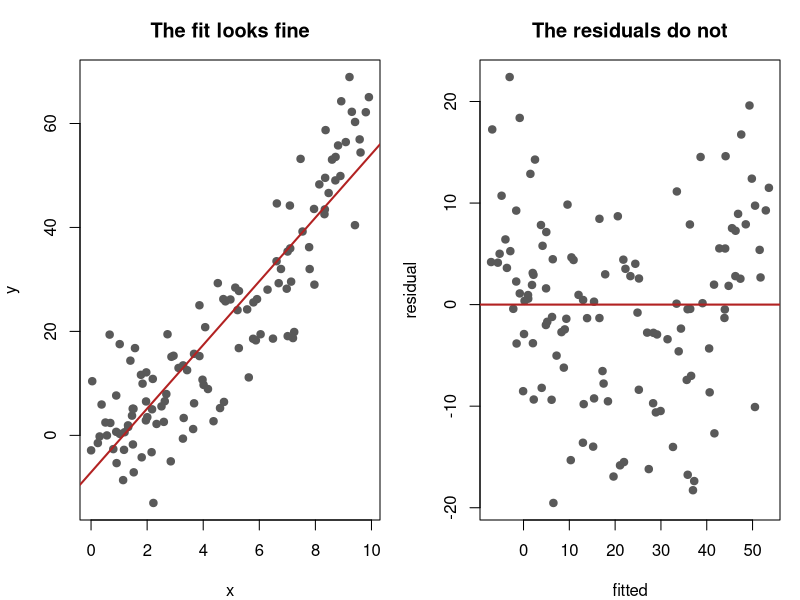
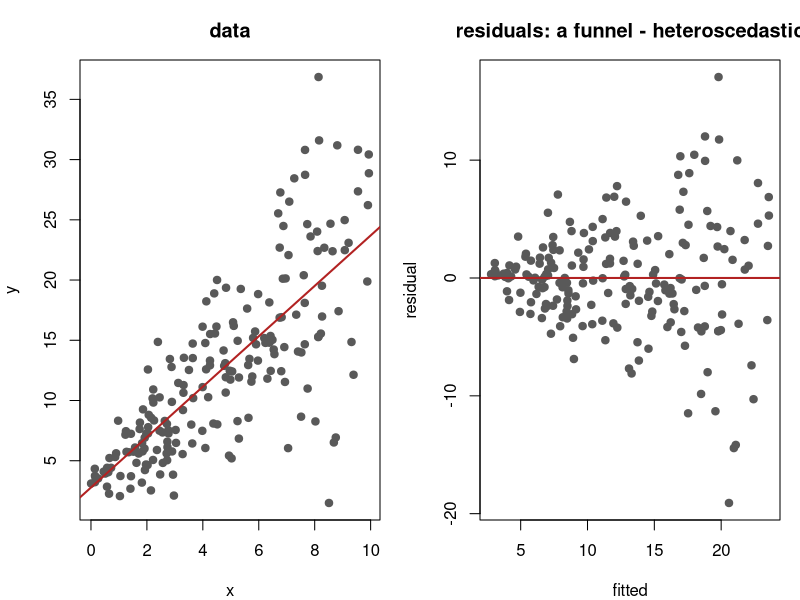
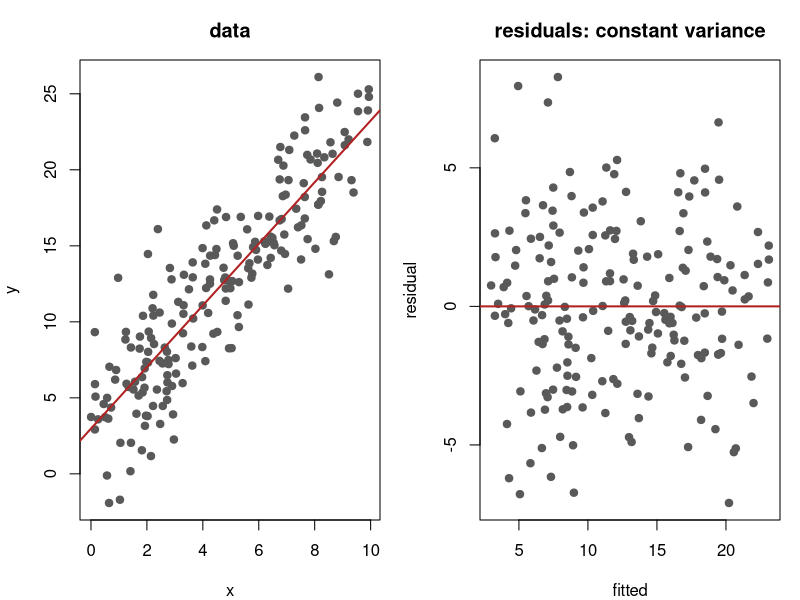
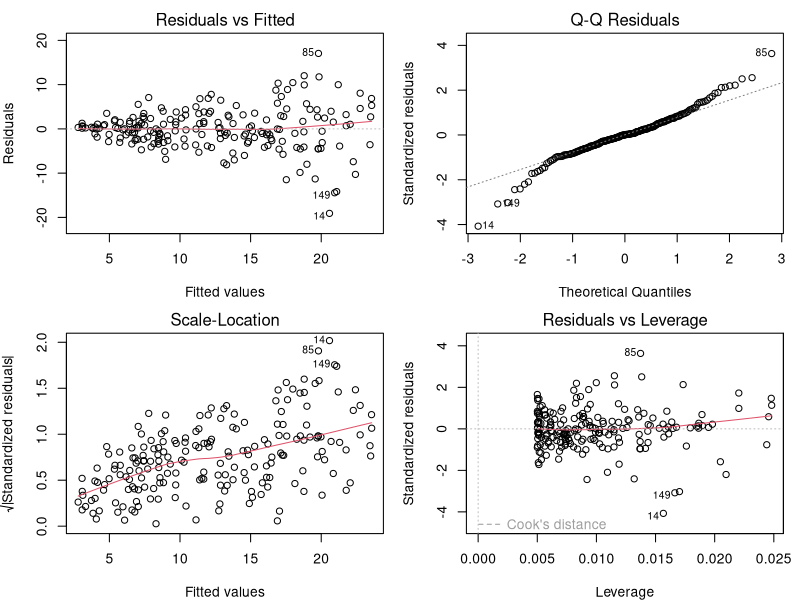
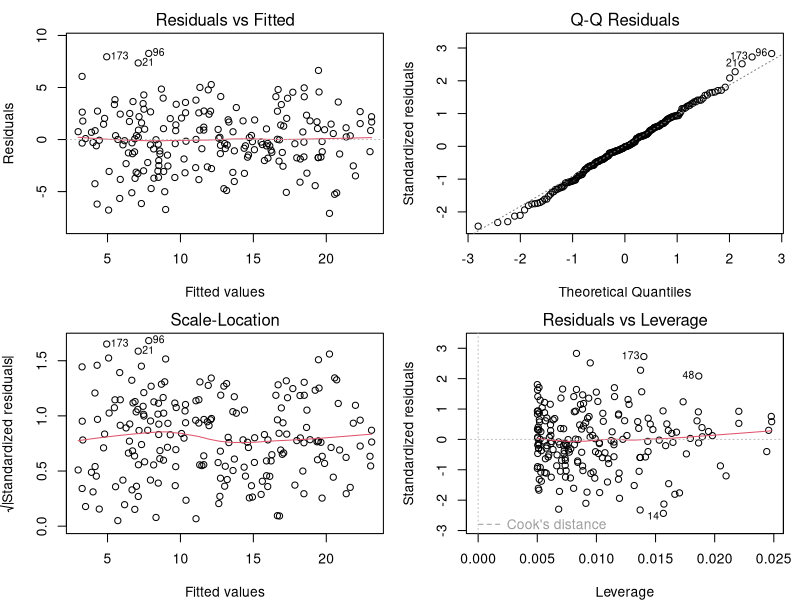
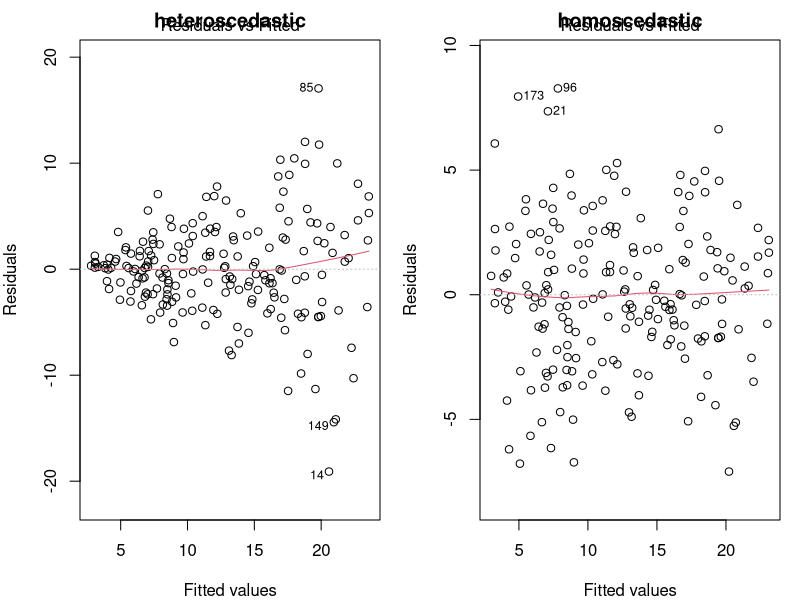
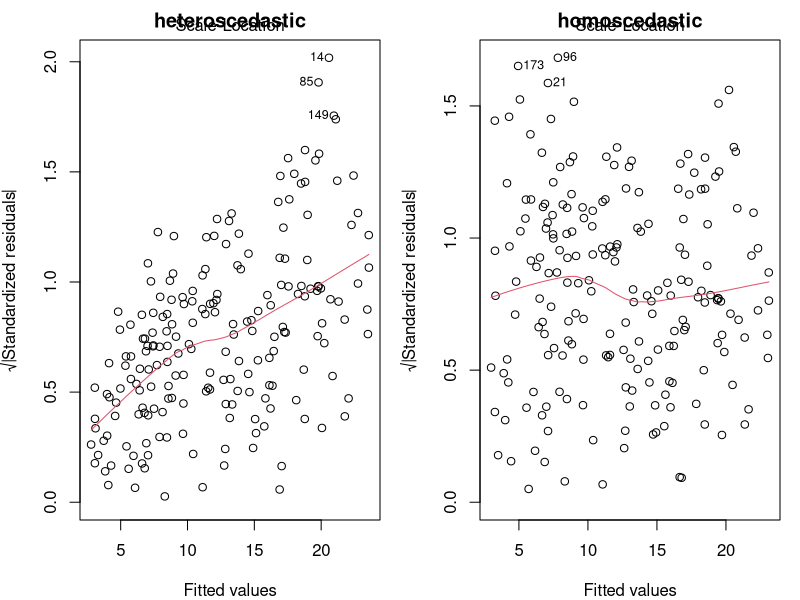
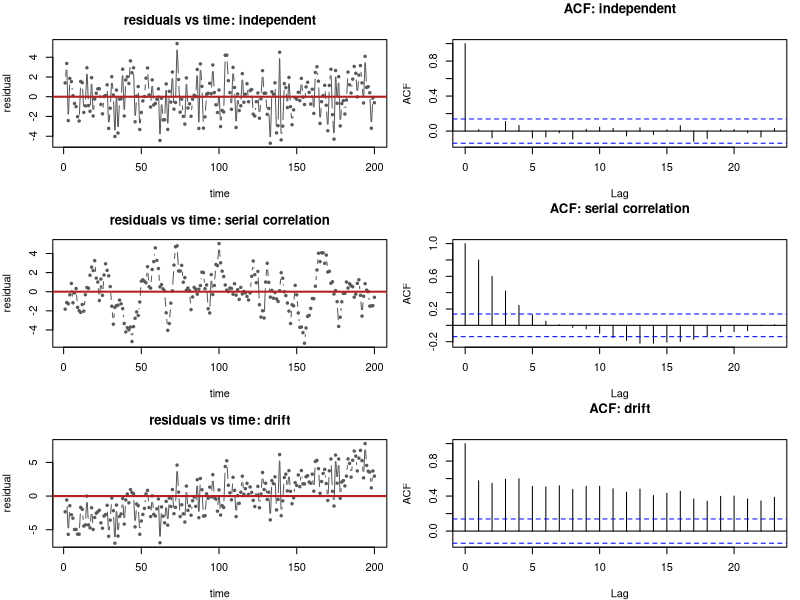

These charts were generated, in order, by the following R code:
## ---- chunk 1
knitr::opts_chunk$set(echo = TRUE)
## ---- chunk 2
set.seed(6101)
x <- runif(120, 0, 10)
y <- 2 + 0.6 * x^2 + rnorm(120, 0, 8)      # the truth is a CURVE, x^2
fit <- lm(y ~ x)

signif(c(r_squared = summary(fit)$r.squared,
         pval_slope = coef(summary(fit))["x", "Pr(>|t|)"]), 3)
## ---- chunk 3

set.seed(6101)
x <- runif(120, 0, 10); y <- 2 + 0.6 * x^2 + rnorm(120, 0, 8)
fit <- lm(y ~ x)

par(mfrow = c(1, 2), mar = c(4, 4, 3, 1))
plot(x, y, pch = 19, col = "gray35", main = "The fit looks fine")
abline(fit, col = "firebrick", lwd = 2)
plot(fitted(fit), resid(fit), pch = 19, col = "gray35",
     main = "The residuals do not", xlab = "fitted", ylab = "residual")
abline(h = 0, col = "firebrick", lwd = 2)

## ---- chunk 4
set.seed(11)
x <- runif(200, 0, 10)
y <- 3 + 2 * x + rnorm(200, 0, 0.4 + 0.9 * x)   # spread grows with x
fit <- lm(y ~ x)

par(mfrow = c(1, 2), mar = c(4, 4, 3, 1))
plot(x, y, pch = 19, col = "gray35", main = "data")
abline(fit, col = "firebrick", lwd = 2)
plot(fitted(fit), resid(fit), pch = 19, col = "gray35",
     main = "residuals: a funnel - heteroscedastic", xlab = "fitted", ylab = "residual")
abline(h = 0, col = "firebrick", lwd = 2)
## ---- chunk 5
set.seed(11)
x <- runif(200, 0, 10)
y <- 3 + 2 * x + rnorm(200, 0, 3)   # constant spread: homoscedastic

fit <- lm(y ~ x)

par(mfrow = c(1, 2), mar = c(4, 4, 3, 1))
plot(x, y, pch = 19, col = "gray35", main = "data")
abline(fit, col = "firebrick", lwd = 2)
plot(fitted(fit), resid(fit), pch = 19, col = "gray35",
     main = "residuals: constant variance", xlab = "fitted", ylab = "residual")
abline(h = 0, col = "firebrick", lwd = 2)
## ---- chunk 6
set.seed(11)
x <- runif(200, 0, 10); y <- 3 + 2 * x + rnorm(200, 0, 0.4 + 0.9 * x)
fit <- lm(y ~ x)

par(mfrow = c(2, 2), mar = c(4, 4, 2, 1))
plot(fit)
## ---- chunk 7
set.seed(11)
x <- runif(200, 0, 10); y <- 3 + 2 * x + rnorm(200, 0, 3)   # constant sd
fit <- lm(y ~ x)

par(mfrow = c(2, 2), mar = c(4, 4, 2, 1))
plot(fit)
## ---- chunk 8
set.seed(11)
x <- runif(200, 0, 10)
z <- rnorm(200)

y_hetero <- 3 + 2 * x + z * (0.4 + 0.9 * x)
y_homo   <- 3 + 2 * x + z * 3

fit_hetero <- lm(y_hetero ~ x)
fit_homo   <- lm(y_homo ~ x)

# Rebuild the plotted quantities by hand: raw residuals vs fitted values
fit <- fit_homo
e    <- resid(fit)
yhat <- fitted(fit)
all.equal(e, unname(y_homo - yhat), check.attributes = FALSE)   # TRUE

# Forced by least squares, so identical in BOTH fits (nothing to learn here)
sum(resid(fit_homo));   sum(resid(fit_hetero))                  # ~0
cor(resid(fit_homo),   fitted(fit_homo))                        # ~0
cor(resid(fit_hetero), fitted(fit_hetero))                      # ~0

# Question 1: is the center zero everywhere?
# A linear trend is impossible, so test for curvature with a squared term
curv <- function(fit) {
  f <- fitted(fit); e <- resid(fit)
  summary(lm(e ~ f + I(f^2)))$coefficients["I(f^2)", c("Estimate", "Pr(>|t|)")]
}
curv(fit_homo)      # ~0, not significant (the true mean IS linear)
curv(fit_hetero)    # also ~0: a funnel is not curvature

# Question 2: is the spread constant?
# Compare residual sd in the lower vs upper half of the fitted values
spread_ratio <- function(fit) {
  f <- fitted(fit); e <- resid(fit)
  hi <- f > median(f)
  sd(e[hi]) / sd(e[!hi])
}
spread_ratio(fit_homo)      # near 1
spread_ratio(fit_hetero)    # well above 1

par(mfrow = c(1, 2))
plot(fit_hetero, which = 1, main = "heteroscedastic")
plot(fit_homo,   which = 1, main = "homoscedastic")
## ---- chunk 9
set.seed(11)
x <- runif(200, 0, 10)
z <- rnorm(200)

y_hetero <- 3 + 2 * x + z * (0.4 + 0.9 * x)
y_homo   <- 3 + 2 * x + z * 3

fit_hetero <- lm(y_hetero ~ x)
fit_homo   <- lm(y_homo ~ x)

# Rebuild the plotted quantity by hand
fit <- fit_homo
r <- resid(fit) / (summary(fit)$sigma * sqrt(1 - hatvalues(fit)))
all.equal(r, rstandard(fit))            # TRUE

mean(sqrt(abs(rstandard(fit_homo))))    # near 0.82
mean(sqrt(abs(rstandard(fit_hetero))))  # also near 0.82: the average hides the trend

# The trend is what differs: slope of sqrt|r| on fitted values
coef(lm(sqrt(abs(rstandard(fit_homo)))   ~ fitted(fit_homo)))[2]    # ~0
coef(lm(sqrt(abs(rstandard(fit_hetero))) ~ fitted(fit_hetero)))[2]  # clearly positive

par(mfrow = c(1, 2))
plot(fit_hetero, which = 3, main = "heteroscedastic")
plot(fit_homo,   which = 3, main = "homoscedastic")
## ---- chunk 10
set.seed(11)
n <- 200
t <- 1:n
x <- rnorm(n)

e_ind <- rnorm(n, 0, 2)
e_ar  <- as.numeric(arima.sim(list(ar = 0.8), n = n, sd = 2 * sqrt(1 - 0.8^2)))  # marginal sd = 2

y_ok    <- 3 + 2 * x + e_ind
y_serial <- 3 + 2 * x + e_ar
y_drift <- 3 + 2 * x + 0.04 * t + e_ind       # time trend we forgot to model

fits <- list(
  "independent"   = lm(y_ok ~ x),
  "serial correlation" = lm(y_serial ~ x),
  "drift"         = lm(y_drift ~ x)
)

par(mfrow = c(3, 2), mar = c(4, 4, 3, 1))
for (nm in names(fits)) {
  e <- resid(fits[[nm]])
  plot(t, e, type = "b", pch = 19, cex = 0.5, col = "gray35",
       main = paste("residuals vs time:", nm), xlab = "time", ylab = "residual")
  abline(h = 0, col = "firebrick", lwd = 2)
  acf(e, main = paste("ACF:", nm))
}

# One-number summaries
lag1 <- function(f) cor(resid(f)[-1], resid(f)[-n])
dw   <- function(f) { e <- resid(f); sum(diff(e)^2) / sum(e^2) }   # Durbin-Watson
sapply(fits, lag1)   # ~0 for independent; ~0.8 for serial; high for drift
sapply(fits, dw)     # ~2 is healthy; well below 2 means positive serial correlation
## ---- chunk 11
set.seed(11)
n_users <- 200; m <- 10
user <- rep(1:n_users, each = m)
x    <- rnorm(n_users)[user]                     # user-level predictor

u_eff <- rnorm(n_users, 0, 2)[user]              # shared user effect (variance 4)
y_dep <- 3 + 0 * x + u_eff + rnorm(n_users * m, 0, 1)             # total variance 5
y_ind <- 3 + 0 * x + rnorm(n_users * m, 0, sqrt(5))              # total variance 5

fit_dep <- lm(y_dep ~ x)
fit_ind <- lm(y_ind ~ x)

idx <- user <= 15      # look at the first 15 users

par(mfrow = c(2, 2), mar = c(4, 4, 3, 1))
plot(fitted(fit_dep), resid(fit_dep), pch = 19, col = "gray35",
     main = "grouped data: resid vs fitted", xlab = "fitted", ylab = "residual")
abline(h = 0, col = "firebrick", lwd = 2)

boxplot(resid(fit_ind)[idx] ~ user[idx], col = "gray85",
        main = "independent: residuals by user", xlab = "user", ylab = "residual")
abline(h = 0, col = "firebrick", lwd = 2)

boxplot(resid(fit_dep)[idx] ~ user[idx], col = "gray85",
        main = "grouped: residuals by user", xlab = "user", ylab = "residual")
abline(h = 0, col = "firebrick", lwd = 2)

# Fraction of residual variance that is "between users"
icc <- function(e) {
  grp_means <- tapply(e, user, mean)
  (var(grp_means) - var(e) / m) / var(e)   # rough ANOVA-style estimate
}
icc(resid(fit_ind))   # ~0
icc(resid(fit_dep))   # ~0.8  (true: 4 / (4 + 1))
